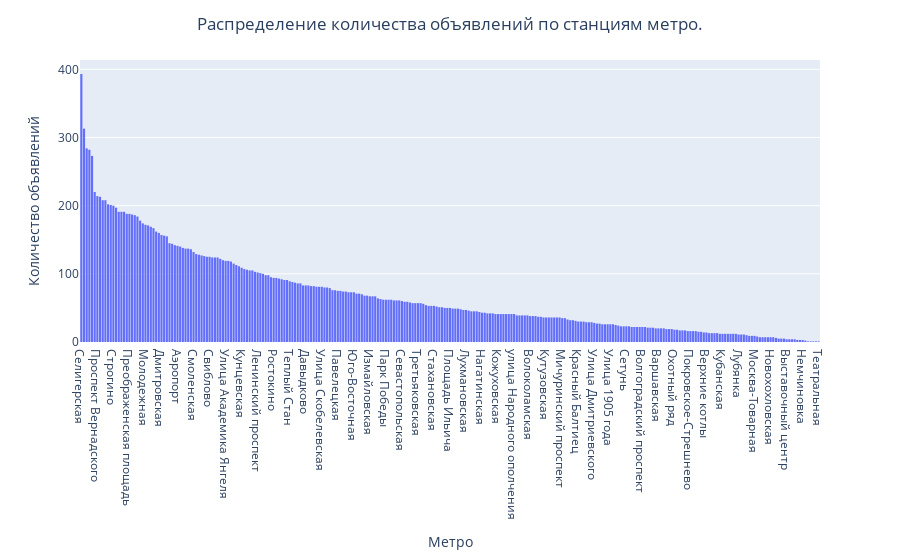

The notebook cell saved with this chart:
### Code cell
plot = px.histogram(data_frame=moscow, x='Метро')
plot.update_xaxes(categoryorder="total descending")
plot.update_yaxes(title_text='Количество объявлений')
plot.update_layout(title_text="Распределение количества объявлений по станциям метро.", title_x=0.5)
plot

### Figure 1 — Plotly figure (JSON) as saved in the notebook; plotly's stock layout.template omitted (floating-point values rounded to 4 significant figures; data arrays with more than 128 entries replaced by an {"elided": "..."} marker saying what was removed)
{"data": [{"alignmentgroup": "True", "bingroup": "x", "hovertemplate": "Метро=%{x}<br>count=%{y}<extra></extra>", "legendgroup": "", "marker": {"color": "#636efa", "pattern": {"shape": ""}}, "name": "", "offsetgroup": "", "orientation": "v", "showlegend": false, "type": "histogram", "x": {"elided": "19737 str values"}, "xaxis": "x", "yaxis": "y"}], "layout": {"barmode": "relative", "legend": {"tracegroupgap": 0}, "margin": {"t": 60}, "title": {"text": "Распределение количества объявлений по станциям метро.", "x": 0.5}, "xaxis": {"anchor": "y", "categoryorder": "total descending", "domain": [0, 1], "title": {"text": "Метро"}}, "yaxis": {"anchor": "x", "domain": [0, 1], "title": {"text": "Количество объявлений"}}}}
